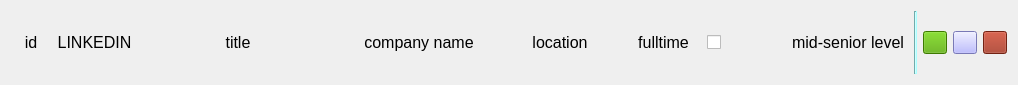
<?xml version="1.0" encoding="UTF-8"?>
<ui version="4.0">
 <class>Frame</class>
 <widget class="QFrame" name="Frame">
  <property name="geometry">
   <rect>
    <x>0</x>
    <y>0</y>
    <width>1011</width>
    <height>85</height>
   </rect>
  </property>
  <property name="windowTitle">
   <string>Frame</string>
  </property>
  <property name="styleSheet">
   <string notr="true">QFrame {
    font-family: &quot;Segoe UI&quot;;
    font-size: 12pt;
}</string>
  </property>
  <layout class="QHBoxLayout" name="horizontalLayout">
   <item alignment="Qt::AlignmentFlag::AlignLeft">
    <widget class="QLabel" name="label_id">
     <property name="minimumSize">
      <size>
       <width>40</width>
       <height>0</height>
      </size>
     </property>
     <property name="maximumSize">
      <size>
       <width>40</width>
       <height>16777215</height>
      </size>
     </property>
     <property name="text">
      <string>id</string>
     </property>
     <property name="alignment">
      <set>Qt::AlignmentFlag::AlignCenter</set>
     </property>
    </widget>
   </item>
   <item alignment="Qt::AlignmentFlag::AlignHCenter">
    <widget class="QLabel" name="label_site">
     <property name="minimumSize">
      <size>
       <width>75</width>
       <height>0</height>
      </size>
     </property>
     <property name="text">
      <string>LINKEDIN</string>
     </property>
     <property name="alignment">
      <set>Qt::AlignmentFlag::AlignCenter</set>
     </property>
    </widget>
   </item>
   <item alignment="Qt::AlignmentFlag::AlignHCenter">
    <widget class="QLabel" name="label_title">
     <property name="sizePolicy">
      <sizepolicy hsizetype="Fixed" vsizetype="Preferred">
       <horstretch>0</horstretch>
       <verstretch>0</verstretch>
      </sizepolicy>
     </property>
     <property name="minimumSize">
      <size>
       <width>200</width>
       <height>0</height>
      </size>
     </property>
     <property name="maximumSize">
      <size>
       <width>200</width>
       <height>16777215</height>
      </size>
     </property>
     <property name="text">
      <string>title</string>
     </property>
     <property name="alignment">
      <set>Qt::AlignmentFlag::AlignCenter</set>
     </property>
    </widget>
   </item>
   <item alignment="Qt::AlignmentFlag::AlignHCenter">
    <widget class="QLabel" name="label_company_name">
     <property name="minimumSize">
      <size>
       <width>150</width>
       <height>0</height>
      </size>
     </property>
     <property name="text">
      <string>company name</string>
     </property>
     <property name="alignment">
      <set>Qt::AlignmentFlag::AlignCenter</set>
     </property>
    </widget>
   </item>
   <item alignment="Qt::AlignmentFlag::AlignHCenter">
    <widget class="QLabel" name="label_location">
     <property name="minimumSize">
      <size>
       <width>120</width>
       <height>0</height>
      </size>
     </property>
     <property name="maximumSize">
      <size>
       <width>120</width>
       <height>16777215</height>
      </size>
     </property>
     <property name="text">
      <string>location</string>
     </property>
     <property name="alignment">
      <set>Qt::AlignmentFlag::AlignCenter</set>
     </property>
    </widget>
   </item>
   <item alignment="Qt::AlignmentFlag::AlignHCenter">
    <widget class="QLabel" name="label_job_type">
     <property name="minimumSize">
      <size>
       <width>75</width>
       <height>0</height>
      </size>
     </property>
     <property name="text">
      <string>fulltime</string>
     </property>
     <property name="alignment">
      <set>Qt::AlignmentFlag::AlignCenter</set>
     </property>
    </widget>
   </item>
   <item alignment="Qt::AlignmentFlag::AlignHCenter">
    <widget class="QCheckBox" name="checkBox_is_remote">
     <property name="sizePolicy">
      <sizepolicy hsizetype="Preferred" vsizetype="Preferred">
       <horstretch>0</horstretch>
       <verstretch>0</verstretch>
      </sizepolicy>
     </property>
     <property name="minimumSize">
      <size>
       <width>75</width>
       <height>20</height>
      </size>
     </property>
     <property name="maximumSize">
      <size>
       <width>75</width>
       <height>20</height>
      </size>
     </property>
     <property name="layoutDirection">
      <enum>Qt::LayoutDirection::LeftToRight</enum>
     </property>
     <property name="text">
      <string/>
     </property>
    </widget>
   </item>
   <item alignment="Qt::AlignmentFlag::AlignHCenter">
    <widget class="QLabel" name="label_job_level">
     <property name="minimumSize">
      <size>
       <width>120</width>
       <height>0</height>
      </size>
     </property>
     <property name="maximumSize">
      <size>
       <width>120</width>
       <height>16777215</height>
      </size>
     </property>
     <property name="text">
      <string>mid-senior level</string>
     </property>
     <property name="alignment">
      <set>Qt::AlignmentFlag::AlignCenter</set>
     </property>
    </widget>
   </item>
   <item>
    <widget class="Line" name="line">
     <property name="styleSheet">
      <string notr="true">background-color: rgb(170, 255, 255);</string>
     </property>
     <property name="orientation">
      <enum>Qt::Orientation::Vertical</enum>
     </property>
    </widget>
   </item>
   <item>
    <widget class="QToolButton" name="toolButton_generate_tailored_resume">
     <property name="toolTip">
      <string>tailor resume</string>
     </property>
     <property name="styleSheet">
      <string notr="true">background-color: rgb(85, 170, 0);</string>
     </property>
     <property name="text">
      <string/>
     </property>
    </widget>
   </item>
   <item>
    <widget class="QToolButton" name="toolButton_open_link">
     <property name="toolTip">
      <string>Open Link</string>
     </property>
     <property name="styleSheet">
      <string notr="true">background-color: rgb(170, 170, 255);</string>
     </property>
     <property name="text">
      <string/>
     </property>
    </widget>
   </item>
   <item>
    <widget class="QToolButton" name="toolButton_remove">
     <property name="toolTip">
      <string>Remove</string>
     </property>
     <property name="styleSheet">
      <string notr="true">background-color: rgb(170, 170, 255);
background-color: rgb(159, 47, 27);</string>
     </property>
     <property name="text">
      <string/>
     </property>
    </widget>
   </item>
  </layout>
 </widget>
 <resources/>
 <connections/>
</ui>
